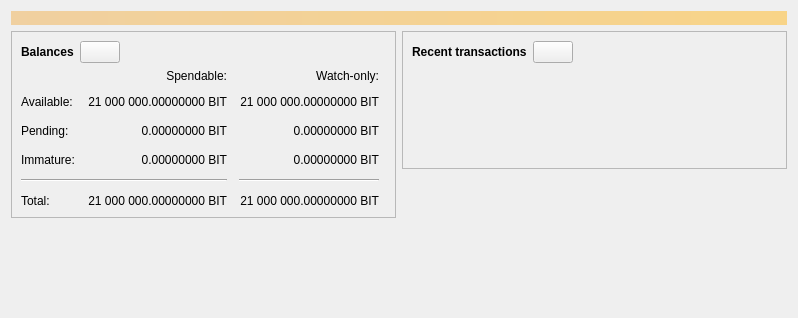
<?xml version="1.0" encoding="UTF-8"?>
<ui version="4.0">
 <class>OverviewPage</class>
 <widget class="QWidget" name="OverviewPage">
  <property name="geometry">
   <rect>
    <x>0</x>
    <y>0</y>
    <width>798</width>
    <height>318</height>
   </rect>
  </property>
  <property name="windowTitle">
   <string>Form</string>
  </property>
  <layout class="QVBoxLayout" name="topLayout">
   <item>
    <widget class="QLabel" name="labelAlerts">
     <property name="visible">
      <bool>false</bool>
     </property>
     <property name="styleSheet">
      <string notr="true">QLabel { background-color: qlineargradient(x1: 0, y1: 0, x2: 1, y2: 0, stop:0 #F0D0A0, stop:1 #F8D488); color:#000000; }</string>
     </property>
     <property name="wordWrap">
      <bool>true</bool>
     </property>
     <property name="margin">
      <number>3</number>
     </property>
     <property name="textInteractionFlags">
      <set>Qt::TextSelectableByMouse</set>
     </property>
    </widget>
   </item>
   <item>
    <layout class="QHBoxLayout" name="horizontalLayout" stretch="1,1">
     <item>
      <layout class="QVBoxLayout" name="verticalLayout_2">
       <item>
        <widget class="QFrame" name="frame">
         <property name="frameShape">
          <enum>QFrame::StyledPanel</enum>
         </property>
         <property name="frameShadow">
          <enum>QFrame::Raised</enum>
         </property>
         <layout class="QVBoxLayout" name="verticalLayout_4">
          <item>
           <layout class="QHBoxLayout" name="horizontalLayout_4">
            <item>
             <widget class="QLabel" name="label_5">
              <property name="font">
               <font>
                <weight>75</weight>
                <bold>true</bold>
               </font>
              </property>
              <property name="text">
               <string>Balances</string>
              </property>
             </widget>
            </item>
            <item>
             <widget class="QPushButton" name="labelWalletStatus">
              <property name="enabled">
               <bool>true</bool>
              </property>
              <property name="maximumSize">
               <size>
                <width>45</width>
                <height>16777215</height>
               </size>
              </property>
              <property name="toolTip">
               <string>The displayed information may be out of date. Your wallet automatically synchronizes with the Bit network after a connection is established, but this process has not completed yet.</string>
              </property>
              <property name="text">
               <string/>
              </property>
              <property name="icon">
               <iconset resource="../bit.qrc">
                <normaloff>:/icons/warning</normaloff>
                <disabledoff>:/icons/warning</disabledoff>:/icons/warning</iconset>
              </property>
              <property name="iconSize">
               <size>
                <width>24</width>
                <height>24</height>
               </size>
              </property>
             </widget>
            </item>
            <item>
             <spacer name="horizontalSpacer_3">
              <property name="orientation">
               <enum>Qt::Horizontal</enum>
              </property>
              <property name="sizeHint" stdset="0">
               <size>
                <width>40</width>
                <height>20</height>
               </size>
              </property>
             </spacer>
            </item>
           </layout>
          </item>
          <item>
           <layout class="QGridLayout" name="gridLayout">
            <property name="spacing">
             <number>12</number>
            </property>
            <item row="2" column="2">
             <widget class="QLabel" name="labelWatchPending">
              <property name="cursor">
               <cursorShape>IBeamCursor</cursorShape>
              </property>
              <property name="toolTip">
               <string>Unconfirmed transactions to watch-only addresses</string>
              </property>
              <property name="text">
               <string notr="true">0.00000000 BIT</string>
              </property>
              <property name="alignment">
               <set>Qt::AlignRight|Qt::AlignTrailing|Qt::AlignVCenter</set>
              </property>
              <property name="textInteractionFlags">
               <set>Qt::LinksAccessibleByMouse|Qt::TextSelectableByKeyboard|Qt::TextSelectableByMouse</set>
              </property>
             </widget>
            </item>
            <item row="2" column="1">
             <widget class="QLabel" name="labelUnconfirmed">
              <property name="cursor">
               <cursorShape>IBeamCursor</cursorShape>
              </property>
              <property name="toolTip">
               <string>Total of transactions that have yet to be confirmed, and do not yet count toward the spendable balance</string>
              </property>
              <property name="text">
               <string notr="true">0.00000000 BIT</string>
              </property>
              <property name="alignment">
               <set>Qt::AlignRight|Qt::AlignTrailing|Qt::AlignVCenter</set>
              </property>
              <property name="textInteractionFlags">
               <set>Qt::LinksAccessibleByMouse|Qt::TextSelectableByKeyboard|Qt::TextSelectableByMouse</set>
              </property>
             </widget>
            </item>
            <item row="3" column="2">
             <widget class="QLabel" name="labelWatchImmature">
              <property name="cursor">
               <cursorShape>IBeamCursor</cursorShape>
              </property>
              <property name="toolTip">
               <string>Mined balance in watch-only addresses that has not yet matured</string>
              </property>
              <property name="text">
               <string notr="true">0.00000000 BIT</string>
              </property>
              <property name="alignment">
               <set>Qt::AlignRight|Qt::AlignTrailing|Qt::AlignVCenter</set>
              </property>
              <property name="textInteractionFlags">
               <set>Qt::LinksAccessibleByMouse|Qt::TextSelectableByKeyboard|Qt::TextSelectableByMouse</set>
              </property>
             </widget>
            </item>
            <item row="4" column="0" colspan="2">
             <widget class="Line" name="line">
              <property name="orientation">
               <enum>Qt::Horizontal</enum>
              </property>
             </widget>
            </item>
            <item row="4" column="2">
             <widget class="Line" name="lineWatchBalance">
              <property name="sizePolicy">
               <sizepolicy hsizetype="Preferred" vsizetype="Fixed">
                <horstretch>0</horstretch>
                <verstretch>0</verstretch>
               </sizepolicy>
              </property>
              <property name="minimumSize">
               <size>
                <width>140</width>
                <height>0</height>
               </size>
              </property>
              <property name="orientation">
               <enum>Qt::Horizontal</enum>
              </property>
             </widget>
            </item>
            <item row="5" column="0">
             <widget class="QLabel" name="labelTotalText">
              <property name="text">
               <string>Total:</string>
              </property>
             </widget>
            </item>
            <item row="3" column="1">
             <widget class="QLabel" name="labelImmature">
              <property name="cursor">
               <cursorShape>IBeamCursor</cursorShape>
              </property>
              <property name="toolTip">
               <string>Mined balance that has not yet matured</string>
              </property>
              <property name="text">
               <string notr="true">0.00000000 BIT</string>
              </property>
              <property name="alignment">
               <set>Qt::AlignRight|Qt::AlignTrailing|Qt::AlignVCenter</set>
              </property>
              <property name="textInteractionFlags">
               <set>Qt::LinksAccessibleByMouse|Qt::TextSelectableByKeyboard|Qt::TextSelectableByMouse</set>
              </property>
             </widget>
            </item>
            <item row="2" column="3">
             <spacer name="horizontalSpacer_2">
              <property name="orientation">
               <enum>Qt::Horizontal</enum>
              </property>
              <property name="sizeHint" stdset="0">
               <size>
                <width>40</width>
                <height>20</height>
               </size>
              </property>
             </spacer>
            </item>
            <item row="3" column="0">
             <widget class="QLabel" name="labelImmatureText">
              <property name="text">
               <string>Immature:</string>
              </property>
             </widget>
            </item>
            <item row="5" column="1">
             <widget class="QLabel" name="labelTotal">
              <property name="cursor">
               <cursorShape>IBeamCursor</cursorShape>
              </property>
              <property name="toolTip">
               <string>Your current total balance</string>
              </property>
              <property name="text">
               <string notr="true">21 000 000.00000000 BIT</string>
              </property>
              <property name="alignment">
               <set>Qt::AlignRight|Qt::AlignTrailing|Qt::AlignVCenter</set>
              </property>
              <property name="textInteractionFlags">
               <set>Qt::LinksAccessibleByMouse|Qt::TextSelectableByKeyboard|Qt::TextSelectableByMouse</set>
              </property>
             </widget>
            </item>
            <item row="5" column="2">
             <widget class="QLabel" name="labelWatchTotal">
              <property name="cursor">
               <cursorShape>IBeamCursor</cursorShape>
              </property>
              <property name="toolTip">
               <string>Current total balance in watch-only addresses</string>
              </property>
              <property name="text">
               <string notr="true">21 000 000.00000000 BIT</string>
              </property>
              <property name="alignment">
               <set>Qt::AlignRight|Qt::AlignTrailing|Qt::AlignVCenter</set>
              </property>
              <property name="textInteractionFlags">
               <set>Qt::LinksAccessibleByMouse|Qt::TextSelectableByKeyboard|Qt::TextSelectableByMouse</set>
              </property>
             </widget>
            </item>
            <item row="0" column="2">
             <widget class="QLabel" name="labelWatchonly">
              <property name="text">
               <string>Watch-only:</string>
              </property>
              <property name="alignment">
               <set>Qt::AlignRight|Qt::AlignTrailing|Qt::AlignVCenter</set>
              </property>
             </widget>
            </item>
            <item row="1" column="0">
             <widget class="QLabel" name="labelBalanceText">
              <property name="text">
               <string>Available:</string>
              </property>
             </widget>
            </item>
            <item row="1" column="1">
             <widget class="QLabel" name="labelBalance">
              <property name="cursor">
               <cursorShape>IBeamCursor</cursorShape>
              </property>
              <property name="toolTip">
               <string>Your current spendable balance</string>
              </property>
              <property name="text">
               <string notr="true">21 000 000.00000000 BIT</string>
              </property>
              <property name="alignment">
               <set>Qt::AlignRight|Qt::AlignTrailing|Qt::AlignVCenter</set>
              </property>
              <property name="textInteractionFlags">
               <set>Qt::LinksAccessibleByMouse|Qt::TextSelectableByKeyboard|Qt::TextSelectableByMouse</set>
              </property>
             </widget>
            </item>
            <item row="1" column="2">
             <widget class="QLabel" name="labelWatchAvailable">
              <property name="cursor">
               <cursorShape>IBeamCursor</cursorShape>
              </property>
              <property name="toolTip">
               <string>Your current balance in watch-only addresses</string>
              </property>
              <property name="text">
               <string notr="true">21 000 000.00000000 BIT</string>
              </property>
              <property name="alignment">
               <set>Qt::AlignRight|Qt::AlignTrailing|Qt::AlignVCenter</set>
              </property>
              <property name="textInteractionFlags">
               <set>Qt::LinksAccessibleByMouse|Qt::TextSelectableByKeyboard|Qt::TextSelectableByMouse</set>
              </property>
             </widget>
            </item>
            <item row="2" column="0">
             <widget class="QLabel" name="labelPendingText">
              <property name="text">
               <string>Pending:</string>
              </property>
             </widget>
            </item>
            <item row="0" column="1">
             <widget class="QLabel" name="labelSpendable">
              <property name="text">
               <string>Spendable:</string>
              </property>
              <property name="alignment">
               <set>Qt::AlignRight|Qt::AlignTrailing|Qt::AlignVCenter</set>
              </property>
             </widget>
            </item>
           </layout>
          </item>
         </layout>
        </widget>
       </item>
       <item>
        <spacer name="verticalSpacer">
         <property name="orientation">
          <enum>Qt::Vertical</enum>
         </property>
         <property name="sizeHint" stdset="0">
          <size>
           <width>20</width>
           <height>40</height>
          </size>
         </property>
        </spacer>
       </item>
      </layout>
     </item>
     <item>
      <layout class="QVBoxLayout" name="verticalLayout_3">
       <item>
        <widget class="QFrame" name="frame_2">
         <property name="frameShape">
          <enum>QFrame::StyledPanel</enum>
         </property>
         <property name="frameShadow">
          <enum>QFrame::Raised</enum>
         </property>
         <layout class="QVBoxLayout" name="verticalLayout">
          <item>
           <layout class="QHBoxLayout" name="horizontalLayout_2">
            <item>
             <widget class="QLabel" name="label_4">
              <property name="font">
               <font>
                <weight>75</weight>
                <bold>true</bold>
               </font>
              </property>
              <property name="text">
               <string>Recent transactions</string>
              </property>
             </widget>
            </item>
            <item>
             <widget class="QPushButton" name="labelTransactionsStatus">
              <property name="enabled">
               <bool>true</bool>
              </property>
              <property name="maximumSize">
               <size>
                <width>45</width>
                <height>16777215</height>
               </size>
              </property>
              <property name="toolTip">
               <string>The displayed information may be out of date. Your wallet automatically synchronizes with the Bit network after a connection is established, but this process has not completed yet.</string>
              </property>
              <property name="text">
               <string/>
              </property>
              <property name="icon">
               <iconset resource="../bit.qrc">
                <normaloff>:/icons/warning</normaloff>
                <disabledoff>:/icons/warning</disabledoff>:/icons/warning</iconset>
              </property>
              <property name="iconSize">
               <size>
                <width>24</width>
                <height>24</height>
               </size>
              </property>
             </widget>
            </item>
            <item>
             <spacer name="horizontalSpacer">
              <property name="orientation">
               <enum>Qt::Horizontal</enum>
              </property>
              <property name="sizeHint" stdset="0">
               <size>
                <width>40</width>
                <height>20</height>
               </size>
              </property>
             </spacer>
            </item>
           </layout>
          </item>
          <item>
           <widget class="TransactionOverviewWidget" name="listTransactions">
            <property name="styleSheet">
             <string notr="true">QListView { background: transparent; }</string>
            </property>
            <property name="frameShape">
             <enum>QFrame::NoFrame</enum>
            </property>
            <property name="verticalScrollBarPolicy">
             <enum>Qt::ScrollBarAlwaysOff</enum>
            </property>
            <property name="horizontalScrollBarPolicy">
             <enum>Qt::ScrollBarAlwaysOff</enum>
            </property>
            <property name="sizeAdjustPolicy">
             <enum>QAbstractScrollArea::AdjustToContents</enum>
            </property>
            <property name="selectionMode">
             <enum>QAbstractItemView::NoSelection</enum>
            </property>
            <property name="uniformItemSizes">
             <bool>true</bool>
            </property>
           </widget>
          </item>
         </layout>
        </widget>
       </item>
       <item>
        <spacer name="verticalSpacer_2">
         <property name="orientation">
          <enum>Qt::Vertical</enum>
         </property>
         <property name="sizeHint" stdset="0">
          <size>
           <width>20</width>
           <height>40</height>
          </size>
         </property>
        </spacer>
       </item>
      </layout>
     </item>
    </layout>
   </item>
  </layout>
 </widget>
 <customwidgets>
  <customwidget>
   <class>TransactionOverviewWidget</class>
   <extends>QListView</extends>
   <header>qt/transactionoverviewwidget.h</header>
  </customwidget>
 </customwidgets>
 <resources/>
 <connections/>
</ui>
